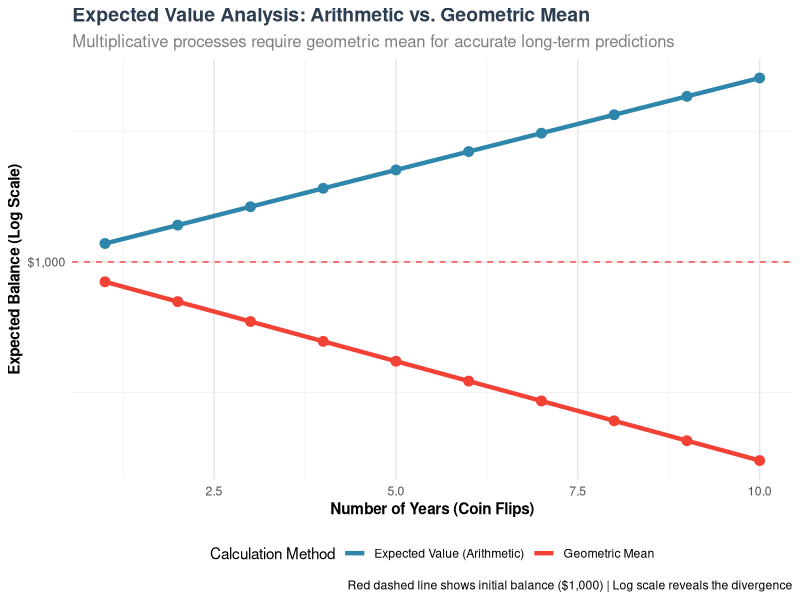
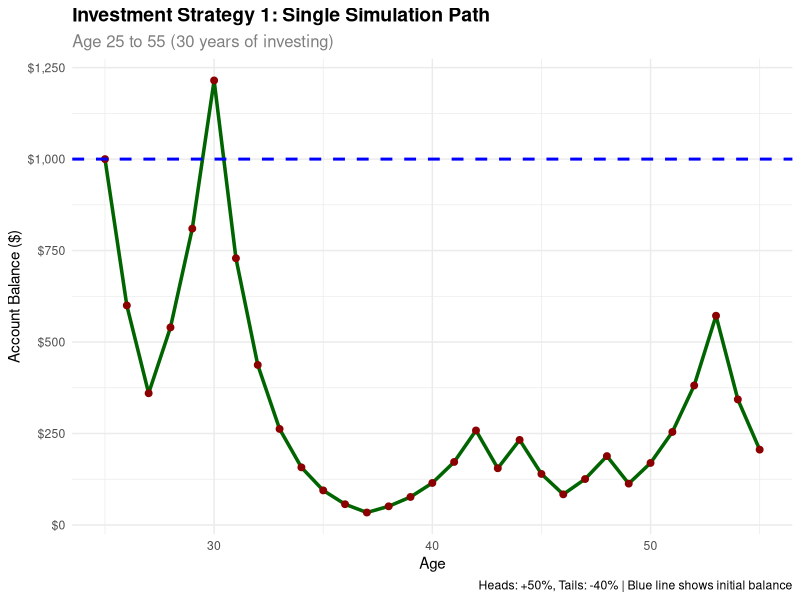
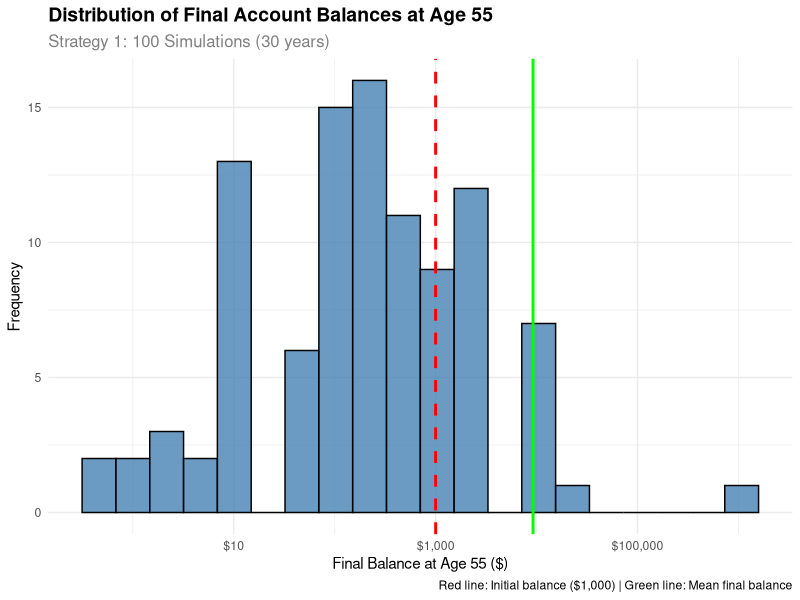
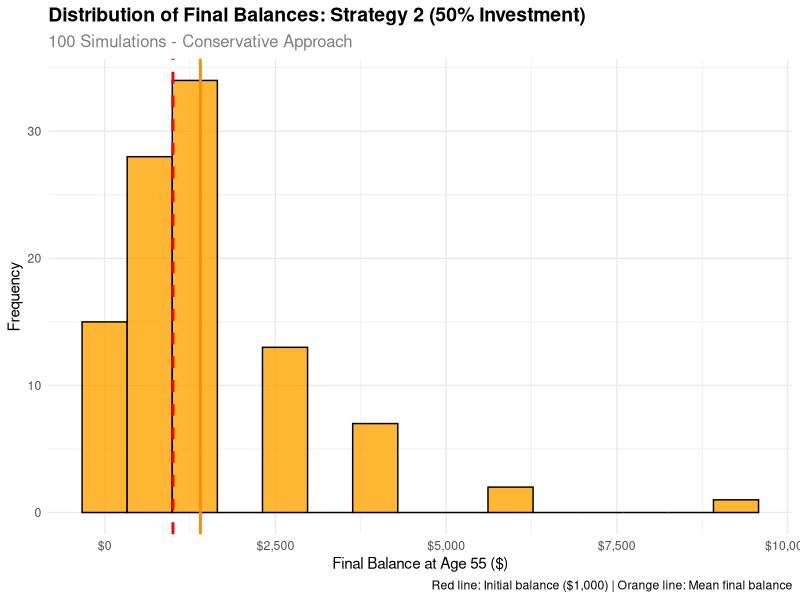
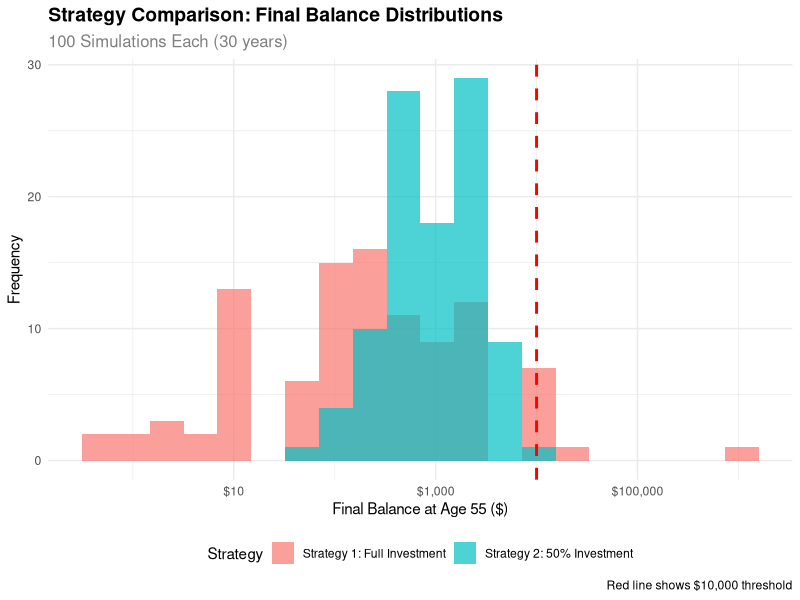
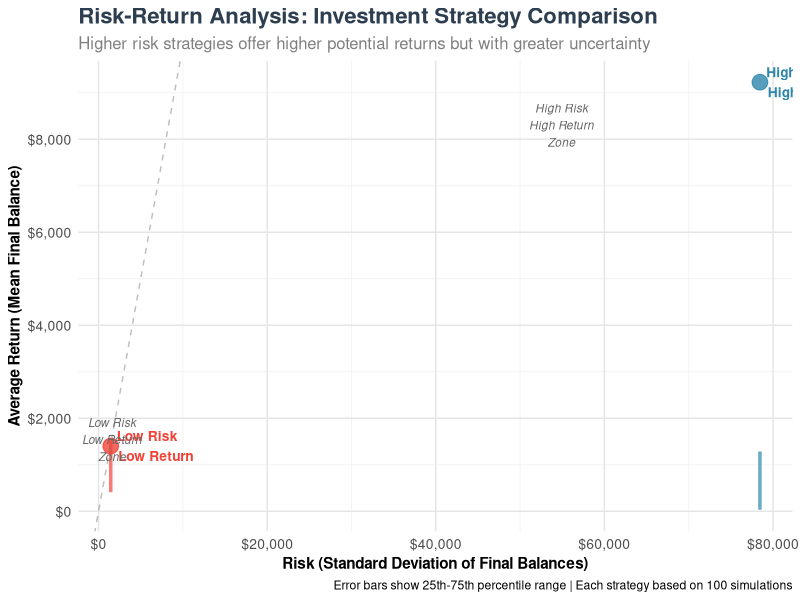
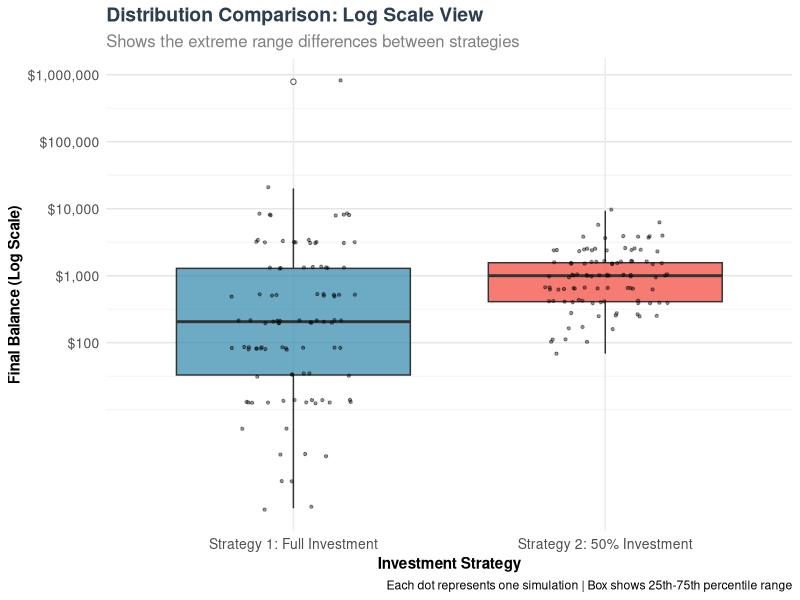

Source code (R) for these figures, in order:
## ---- chunk 1
#| fig-cap: Comprehensive expected value analysis across multiple time horizons
#| echo: false

suppressPackageStartupMessages(library(tidyverse))
suppressPackageStartupMessages(library(ggplot2))

# Set seed for reproducibility
set.seed(123)

# Parameters
initial_balance <- 1000
prob_heads <- 0.5
prob_tails <- 0.5
gain_factor <- 1.5
loss_factor <- 0.6

# Single coin flip analysis
balance_heads <- initial_balance * gain_factor
balance_tails <- initial_balance * loss_factor
expected_value_1 <- prob_heads * balance_heads + prob_tails * balance_tails

# Multiple coin flips analysis (up to 10 years)
years <- 1:10
expected_values <- numeric(length(years))
geometric_means <- numeric(length(years))

for (i in 1:length(years)) {
  n <- years[i]
  # Expected value after n coin flips (multiplicative)
  expected_values[i] <- initial_balance * ((prob_heads * gain_factor + prob_tails * loss_factor)^n)
  
  # Geometric mean (more appropriate for multiplicative processes)
  geometric_means[i] <- initial_balance * ((gain_factor^prob_heads * loss_factor^prob_tails)^n)
}

# Create expected value comparison data
ev_data <- tibble(
  Years = years,
  Expected_Value = expected_values,
  Geometric_Mean = geometric_means,
  Initial_Balance = initial_balance
)

# Create comprehensive expected value plot
ggplot(ev_data, aes(x = Years)) +
  geom_line(aes(y = Expected_Value, color = "Expected Value (Arithmetic)"), linewidth = 1.5) +
  geom_line(aes(y = Geometric_Mean, color = "Geometric Mean"), linewidth = 1.5) +
  geom_hline(yintercept = initial_balance, linetype = "dashed", color = "red", alpha = 0.7) +
  geom_point(aes(y = Expected_Value), color = "#2E86AB", size = 3) +
  geom_point(aes(y = Geometric_Mean), color = "#F24236", size = 3) +
  scale_y_continuous(labels = scales::dollar_format(), 
                     trans = "log10",
                     breaks = c(100, 500, 1000, 2000, 5000, 10000, 20000)) +
  scale_color_manual(values = c("Expected Value (Arithmetic)" = "#2E86AB", 
                               "Geometric Mean" = "#F24236")) +
  labs(
    title = "Expected Value Analysis: Arithmetic vs. Geometric Mean",
    subtitle = "Multiplicative processes require geometric mean for accurate long-term predictions",
    x = "Number of Years (Coin Flips)",
    y = "Expected Balance (Log Scale)",
    color = "Calculation Method",
    caption = "Red dashed line shows initial balance ($1,000) | Log scale reveals the divergence"
  ) +
  theme_minimal() +
  theme(
    plot.title = element_text(size = 14, face = "bold", color = "#2C3E50"),
    plot.subtitle = element_text(size = 12, color = "gray50"),
    axis.title = element_text(size = 11, face = "bold"),
    legend.position = "bottom",
    panel.grid.major = element_line(color = "gray90", size = 0.5),
    panel.grid.minor = element_line(color = "gray95", size = 0.3)
  )

# Detailed expected value calculations
cat("=== EXPECTED VALUE ANALYSIS ===\n\n")

cat("Single Coin Flip Analysis:\n")
cat("• Initial balance: $", initial_balance, "\n")
cat("• Balance after heads (+50%): $", balance_heads, "\n")
cat("• Balance after tails (-40%): $", balance_tails, "\n")
cat("• Expected value (1 flip): $", round(expected_value_1, 2), "\n")
cat("• Expected return (1 flip): ", round((expected_value_1 - initial_balance) / initial_balance * 100, 1), "%\n\n")

cat("Multi-Year Expected Value Comparison:\n")
ev_comparison <- ev_data %>%
  mutate(
    Years = as.character(Years),
    Expected_Value_Formatted = paste0("$", format(round(Expected_Value, 0), big.mark = ",")),
    Geometric_Mean_Formatted = paste0("$", format(round(Geometric_Mean, 0), big.mark = ",")),
    Arithmetic_Return = paste0(round((Expected_Value - initial_balance) / initial_balance * 100, 1), "%"),
    Geometric_Return = paste0(round((Geometric_Mean - initial_balance) / initial_balance * 100, 1), "%")
  ) %>%
  select(Years, Expected_Value_Formatted, Geometric_Mean_Formatted, Arithmetic_Return, Geometric_Return) %>%
  rename(
    "Years" = Years,
    "Expected Value" = Expected_Value_Formatted,
    "Geometric Mean" = Geometric_Mean_Formatted,
    "Arithmetic Return" = Arithmetic_Return,
    "Geometric Return" = Geometric_Return
  )

knitr::kable(ev_comparison,
             caption = "Expected Value Analysis: Arithmetic vs. Geometric Mean Over Time",
             align = c("c", "r", "r", "r", "r"),
             format = "html")
## ---- chunk 2
#| fig-cap: Single 30-year simulation of Strategy 1

suppressPackageStartupMessages(library(tidyverse))
suppressPackageStartupMessages(library(ggplot2))

# Set seed for reproducibility
set.seed(456)

# Parameters for investment game
initial_balance <- 1000
start_age <- 25
end_age <- 55
n_years <- end_age - start_age

# Function to simulate investment game
simulate_investment_game <- function(initial, years) {
  balance <- initial
  path <- numeric(years + 1)
  path[1] <- initial
  
  for (i in 1:years) {
    coin_flip <- rbinom(1, 1, 0.5)
    if (coin_flip == 1) {
      balance <- balance * 1.5  # 50% gain
    } else {
      balance <- balance * 0.6  # 40% loss
    }
    path[i + 1] <- balance
  }
  
  return(path)
}

# Run single simulation
investment_path <- simulate_investment_game(initial_balance, n_years)

# Create data frame
investment_data <- tibble(
  age = start_age:end_age,
  balance = investment_path
)

# Create time series plot
ggplot(investment_data, aes(x = age, y = balance)) +
  geom_line(color = "darkgreen", linewidth = 1.2) +
  geom_point(color = "darkred", size = 2) +
  geom_hline(yintercept = initial_balance, color = "blue", linetype = "dashed", linewidth = 1) +
  labs(
    title = "Investment Strategy 1: Single Simulation Path",
    subtitle = "Age 25 to 55 (30 years of investing)",
    x = "Age",
    y = "Account Balance ($)",
    caption = "Heads: +50%, Tails: -40% | Blue line shows initial balance"
  ) +
  scale_y_continuous(labels = scales::dollar_format()) +
  theme_minimal() +
  theme(
    plot.title = element_text(size = 14, face = "bold"),
    plot.subtitle = element_text(size = 12, color = "gray50")
  )

# Show final results
final_balance <- investment_data$balance[nrow(investment_data)]
total_return <- (final_balance - initial_balance) / initial_balance * 100

cat("\nSingle Simulation Results:\n")
cat("Initial balance (age 25): $", initial_balance, "\n")
cat("Final balance (age 55): $", round(final_balance, 2), "\n")
cat("Total return: ", round(total_return, 2), "%\n")
cat("Annualized return: ", round((final_balance/initial_balance)^(1/n_years) - 1, 4) * 100, "%\n")
## ---- chunk 3
#| fig-cap: Distribution of final balances from 100 simulations

suppressPackageStartupMessages(library(tidyverse))
suppressPackageStartupMessages(library(ggplot2))

# Set seed for reproducibility
set.seed(789)

# Parameters for investment game
initial_balance <- 1000
start_age <- 25
end_age <- 55
n_years <- end_age - start_age
n_sims <- 100

# Function to simulate final balance
simulate_final_balance <- function(initial, years) {
  balance <- initial
  for (i in 1:years) {
    coin_flip <- rbinom(1, 1, 0.5)
    if (coin_flip == 1) {
      balance <- balance * 1.5  # 50% gain
    } else {
      balance <- balance * 0.6  # 40% loss
    }
  }
  return(balance)
}

# Run 100 simulations
final_balances <- replicate(n_sims, simulate_final_balance(initial_balance, n_years))

# Create data frame
simulation_results <- tibble(
  sim_num = 1:n_sims,
  final_balance = final_balances
)

# Create histogram
ggplot(simulation_results, aes(x = final_balance)) +
  geom_histogram(bins = 20, fill = "steelblue", alpha = 0.8, color = "black") +
  geom_vline(xintercept = initial_balance, color = "red", linetype = "dashed", linewidth = 1) +
  geom_vline(xintercept = mean(final_balances), color = "green", linetype = "solid", linewidth = 1) +
  labs(
    title = "Distribution of Final Account Balances at Age 55",
    subtitle = "Strategy 1: 100 Simulations (30 years)",
    x = "Final Balance at Age 55 ($)",
    y = "Frequency",
    caption = "Red line: Initial balance ($1,000) | Green line: Mean final balance"
  ) +
  scale_x_continuous(labels = scales::dollar_format(), trans = "log10") +
  theme_minimal() +
  theme(
    plot.title = element_text(size = 14, face = "bold"),
    plot.subtitle = element_text(size = 12, color = "gray50")
  )

# Summary statistics
summary_stats <- simulation_results %>%
  summarise(
    mean_balance = mean(final_balance),
    median_balance = median(final_balance),
    min_balance = min(final_balance),
    max_balance = max(final_balance),
    prob_above_initial = mean(final_balance > initial_balance),
    prob_above_10000 = mean(final_balance > 10000)
  )

cat("\nStrategy 1 Summary Statistics:\n")
print(summary_stats)
## ---- chunk 4
#| fig-cap: Probability analysis for various balance thresholds

# Calculate probability that final balance > $1,000
prob_above_1000 <- mean(final_balances > 1000)

# Calculate additional probability thresholds
prob_above_5000 <- mean(final_balances > 5000)
prob_above_10000 <- mean(final_balances > 10000)
prob_above_50000 <- mean(final_balances > 50000)

# Create probability summary
probability_summary <- tibble(
  threshold = c("$1,000", "$5,000", "$10,000", "$50,000"),
  probability = c(prob_above_1000, prob_above_5000, prob_above_10000, prob_above_50000),
  percentage = c(prob_above_1000, prob_above_5000, prob_above_10000, prob_above_50000) * 100
)

cat("Strategy 1 Probability Analysis:\n")
cat("============================\n")
cat("Probability that final balance > $1,000: ", round(prob_above_1000, 3), " (", round(prob_above_1000 * 100, 1), "%)\n")
cat("Probability that final balance > $5,000: ", round(prob_above_5000, 3), " (", round(prob_above_5000 * 100, 1), "%)\n")
cat("Probability that final balance > $10,000: ", round(prob_above_10000, 3), " (", round(prob_above_10000 * 100, 1), "%)\n")
cat("Probability that final balance > $50,000: ", round(prob_above_50000, 3), " (", round(prob_above_50000 * 100, 1), "%)\n")

# Show the probability summary table
print(probability_summary)
## ---- chunk 5
#| fig-cap: Distribution of Strategy 2 final balances (50% investment rule)
#| echo: false

suppressPackageStartupMessages(library(tidyverse))
suppressPackageStartupMessages(library(ggplot2))

# Set seed for reproducibility
set.seed(999)

# Parameters for Strategy 2
initial_balance <- 1000
start_age <- 25
end_age <- 55
n_years <- end_age - start_age
n_sims <- 100

# Function to simulate Strategy 2 (50% betting rule)
simulate_strategy_2 <- function(initial, years) {
  balance <- initial
  for (i in 1:years) {
    # Bet exactly 50% of current balance
    bet_amount <- balance * 0.5
    remaining_balance <- balance - bet_amount
    
    coin_flip <- rbinom(1, 1, 0.5)
    if (coin_flip == 1) {
      # Win: bet amount increases by 50%
      bet_result <- bet_amount * 1.5
    } else {
      # Lose: bet amount decreases by 40%
      bet_result <- bet_amount * 0.6
    }
    
    # New balance = remaining balance + bet result
    balance <- remaining_balance + bet_result
  }
  return(balance)
}

# Run 100 simulations for Strategy 2
strategy_2_balances <- replicate(n_sims, simulate_strategy_2(initial_balance, n_years))

# Create data frame for Strategy 2
strategy_2_results <- tibble(
  sim_num = 1:n_sims,
  final_balance = strategy_2_balances
)

# Create Strategy 2 histogram
ggplot(strategy_2_results, aes(x = final_balance)) +
  geom_histogram(bins = 15, fill = "orange", alpha = 0.8, color = "black") +
  geom_vline(xintercept = initial_balance, color = "red", linetype = "dashed", linewidth = 1) +
  geom_vline(xintercept = mean(strategy_2_balances), color = "darkorange", linetype = "solid", linewidth = 1) +
  labs(
    title = "Distribution of Final Balances: Strategy 2 (50% Investment)",
    subtitle = "100 Simulations - Conservative Approach",
    x = "Final Balance at Age 55 ($)",
    y = "Frequency",
    caption = "Red line: Initial balance ($1,000) | Orange line: Mean final balance"
  ) +
  scale_x_continuous(labels = scales::dollar_format()) +
  theme_minimal() +
  theme(
    plot.title = element_text(size = 14, face = "bold"),
    plot.subtitle = element_text(size = 12, color = "gray50")
  )

# Summary statistics for Strategy 2
strategy_2_summary <- strategy_2_results %>%
  summarise(
    mean_balance = mean(final_balance),
    median_balance = median(final_balance),
    min_balance = min(final_balance),
    max_balance = max(final_balance),
    prob_above_initial = mean(final_balance > initial_balance),
    prob_above_10000 = mean(final_balance > 10000)
  )

# Create formatted table for Strategy 2
strategy_2_table <- strategy_2_summary %>%
  mutate(
    Mean_Balance = paste0("$", format(round(mean_balance, 0), big.mark = ",")),
    Median_Balance = paste0("$", format(round(median_balance, 0), big.mark = ",")),
    Min_Balance = paste0("$", format(round(min_balance, 1), big.mark = ",")),
    Max_Balance = paste0("$", format(round(max_balance, 0), big.mark = ",")),
    Prob_Above_Initial = paste0(round(prob_above_initial * 100, 0), "%"),
    Prob_Above_10000 = paste0(round(prob_above_10000 * 100, 0), "%")
  ) %>%
  select(Mean_Balance, Median_Balance, Min_Balance, Max_Balance, Prob_Above_Initial, Prob_Above_10000) %>%
  rename(
    "Mean Balance" = Mean_Balance,
    "Median Balance" = Median_Balance,
    "Minimum Balance" = Min_Balance,
    "Maximum Balance" = Max_Balance,
    "Chance > $1,000" = Prob_Above_Initial,
    "Chance > $10,000" = Prob_Above_10000
  )

knitr::kable(strategy_2_table,
             caption = "Strategy 2 Summary Statistics (50% Investment Rule)",
             align = c("r", "r", "r", "r", "r", "r"),
             format = "html")
## ---- chunk 6
#| fig-cap: Comparison of Strategy 1 vs Strategy 2

suppressPackageStartupMessages(library(tidyverse))
suppressPackageStartupMessages(library(ggplot2))

# Set seed for reproducibility
set.seed(999)

# Parameters for modified investment game
initial_balance <- 1000
start_age <- 25
end_age <- 55
n_years <- end_age - start_age
n_sims <- 100

# Function to simulate modified strategy (50% betting rule)
simulate_modified_strategy <- function(initial, years) {
  balance <- initial
  for (i in 1:years) {
    # Bet exactly 50% of current balance
    bet_amount <- balance * 0.5
    remaining_balance <- balance - bet_amount
    
    coin_flip <- rbinom(1, 1, 0.5)
    if (coin_flip == 1) {
      # Win: bet amount increases by 50%
      bet_result <- bet_amount * 1.5
    } else {
      # Lose: bet amount decreases by 40%
      bet_result <- bet_amount * 0.6
    }
    
    # New balance = remaining balance + bet result
    balance <- remaining_balance + bet_result
  }
  return(balance)
}

# Run 100 simulations for modified strategy
modified_final_balances <- replicate(n_sims, simulate_modified_strategy(initial_balance, n_years))

# Create comparison data frame
strategy_comparison <- tibble(
  sim_num = 1:n_sims,
  strategy_1 = final_balances,
  strategy_2 = modified_final_balances
)

# Calculate probabilities for modified strategy
prob_modified_above_1000 <- mean(modified_final_balances > 1000)
prob_modified_above_10000 <- mean(modified_final_balances > 10000)

# Calculate probabilities for original strategy (from previous analysis)
prob_original_above_1000 <- mean(final_balances > 1000)
prob_original_above_10000 <- mean(final_balances > 10000)

# Create comparison plot
comparison_data <- strategy_comparison %>%
  pivot_longer(cols = c(strategy_1, strategy_2), 
               names_to = "strategy", values_to = "final_balance") %>%
  mutate(strategy = case_when(
    strategy == "strategy_1" ~ "Strategy 1: Full Investment",
    strategy == "strategy_2" ~ "Strategy 2: 50% Investment"
  ))

ggplot(comparison_data, aes(x = final_balance, fill = strategy)) +
  geom_histogram(alpha = 0.7, bins = 20, position = "identity") +
  geom_vline(xintercept = 10000, color = "red", linetype = "dashed", linewidth = 1) +
  labs(
    title = "Strategy Comparison: Final Balance Distributions",
    subtitle = "100 Simulations Each (30 years)",
    x = "Final Balance at Age 55 ($)",
    y = "Frequency",
    fill = "Strategy",
    caption = "Red line shows $10,000 threshold"
  ) +
  scale_x_continuous(labels = scales::dollar_format(), trans = "log10") +
  theme_minimal() +
  theme(
    plot.title = element_text(size = 14, face = "bold"),
    plot.subtitle = element_text(size = 12, color = "gray50"),
    legend.position = "bottom"
  )

# Summary statistics comparison
comparison_summary <- tibble(
  Strategy = c("Strategy 1: Full Investment", "Strategy 2: 50% Investment"),
  Mean_Balance = c(mean(final_balances), mean(modified_final_balances)),
  Median_Balance = c(median(final_balances), median(modified_final_balances)),
  Prob_Above_1000 = c(prob_original_above_1000, prob_modified_above_1000),
  Prob_Above_10000 = c(prob_original_above_10000, prob_modified_above_10000)
)

# Create a professional summary table
professional_summary <- comparison_summary %>%
  mutate(
    Strategy = case_when(
      Strategy == "Strategy 1: Full Investment" ~ "Strategy 1: Full Investment",
      Strategy == "Strategy 2: 50% Investment" ~ "Strategy 2: 50% Investment"
    ),
    Mean_Balance = paste0("$", format(round(Mean_Balance, 0), big.mark = ",")),
    Median_Balance = paste0("$", format(round(Median_Balance, 0), big.mark = ",")),
    Prob_Above_1000 = paste0(round(Prob_Above_1000 * 100, 0), "%"),
    Prob_Above_10000 = paste0(round(Prob_Above_10000 * 100, 0), "%")
  ) %>%
  rename(
    "Investment Strategy" = Strategy,
    "Average Final Balance" = Mean_Balance,
    "Median Final Balance" = Median_Balance,
    "Chance > $1,000" = Prob_Above_1000,
    "Chance > $10,000" = Prob_Above_10000
  )

# Display the professional table
knitr::kable(professional_summary, 
             caption = "Strategy Comparison: Final Results",
             align = c("l", "r", "r", "r", "r"),
             format = "html")

# Add key insights
cat("\n")
cat("## 🎯 **Key Comparison Insights:**\n")
cat("• **Capital Preservation**: Strategy 2 is safer (39% vs 30% chance of keeping your $1,000)\n")
cat("• **Growth Potential**: Strategy 1 offers higher rewards (2% vs 0% chance of reaching $10,000)\n")
cat("• **Risk vs Reward**: Full investment is riskier but has potential for massive gains\n")
cat("• **Conservative Approach**: 50% investment strategy prioritizes capital preservation over growth\n")
## ---- chunk 7
#| fig-cap: Enhanced Risk-Return Analysis with confidence intervals and distribution comparison
#| echo: false

suppressPackageStartupMessages(library(tidyverse))
suppressPackageStartupMessages(library(ggplot2))

# Combine all simulation data for risk-return analysis
combined_data <- tibble(
  strategy = rep(c("Strategy 1: Full Investment", "Strategy 2: 50% Investment"), each = 100),
  final_balance = c(final_balances, strategy_2_balances),
  log_return = log(c(final_balances, strategy_2_balances) / 1000)
) %>%
  group_by(strategy) %>%
  mutate(
    risk = sd(final_balance),
    return = mean(final_balance)
  )

# Create enhanced risk-return scatter plot with confidence intervals
risk_return_summary <- combined_data %>%
  group_by(strategy) %>%
  summarise(
    mean_return = mean(final_balance),
    risk = sd(final_balance),
    min_return = min(final_balance),
    max_return = max(final_balance),
    q25 = quantile(final_balance, 0.25),
    q75 = quantile(final_balance, 0.75),
    n = n()
  )

# Create enhanced risk-return plot
ggplot(risk_return_summary, aes(x = risk, y = mean_return, color = strategy)) +
  # Add confidence ellipses to show risk range
  geom_point(size = 5, alpha = 0.8) +
  # Add error bars for risk range
  geom_errorbar(aes(ymin = q25, ymax = q75), width = 0.1, size = 1.2, alpha = 0.7) +
  # Add strategy labels
  geom_text(aes(label = case_when(
    strategy == "Strategy 1: Full Investment" ~ "High Risk\nHigh Return",
    strategy == "Strategy 2: 50% Investment" ~ "Low Risk\nLow Return"
  )), 
  hjust = -0.1, vjust = 0.5, size = 3.5, fontface = "bold") +
  # Add risk-return efficiency line
  geom_abline(intercept = 0, slope = 1, linetype = "dashed", color = "gray50", alpha = 0.5) +
  # Add quadrant labels
  annotate("text", x = max(risk_return_summary$risk) * 0.7, 
           y = max(risk_return_summary$mean_return) * 0.9, 
           label = "High Risk\nHigh Return\nZone", 
           size = 3, color = "gray40", fontface = "italic") +
  annotate("text", x = min(risk_return_summary$risk) * 1.1, 
           y = min(risk_return_summary$mean_return) * 1.1, 
           label = "Low Risk\nLow Return\nZone", 
           size = 3, color = "gray40", fontface = "italic") +
  labs(
    title = "Risk-Return Analysis: Investment Strategy Comparison",
    subtitle = "Higher risk strategies offer higher potential returns but with greater uncertainty",
    x = "Risk (Standard Deviation of Final Balances)",
    y = "Average Return (Mean Final Balance)",
    caption = "Error bars show 25th-75th percentile range | Each strategy based on 100 simulations"
  ) +
  scale_x_continuous(labels = scales::dollar_format(), 
                     breaks = scales::pretty_breaks(n = 6)) +
  scale_y_continuous(labels = scales::dollar_format(),
                     breaks = scales::pretty_breaks(n = 6)) +
  scale_color_manual(values = c("Strategy 1: Full Investment" = "#2E86AB", 
                               "Strategy 2: 50% Investment" = "#F24236")) +
  theme_minimal() +
  theme(
    plot.title = element_text(size = 16, face = "bold", color = "#2C3E50"),
    plot.subtitle = element_text(size = 12, color = "gray50"),
    axis.title = element_text(size = 11, face = "bold"),
    axis.text = element_text(size = 10),
    legend.position = "none",
    panel.grid.major = element_line(color = "gray90", size = 0.5),
    panel.grid.minor = element_line(color = "gray95", size = 0.3),
    plot.background = element_rect(fill = "white", color = NA),
    panel.background = element_rect(fill = "white", color = NA)
  )

# Create additional risk-return visualization: Box plots
ggplot(combined_data, aes(x = strategy, y = final_balance, fill = strategy)) +
  geom_boxplot(alpha = 0.7, outlier.shape = 21, outlier.fill = "white", outlier.color = "black") +
  geom_jitter(width = 0.2, alpha = 0.4, size = 0.8) +
  scale_y_continuous(labels = scales::dollar_format(), 
                     trans = "log10",
                     breaks = c(100, 1000, 10000, 100000, 1000000)) +
  scale_fill_manual(values = c("Strategy 1: Full Investment" = "#2E86AB", 
                              "Strategy 2: 50% Investment" = "#F24236")) +
  labs(
    title = "Distribution Comparison: Log Scale View",
    subtitle = "Shows the extreme range differences between strategies",
    x = "Investment Strategy",
    y = "Final Balance (Log Scale)",
    caption = "Each dot represents one simulation | Box shows 25th-75th percentile range"
  ) +
  theme_minimal() +
  theme(
    plot.title = element_text(size = 14, face = "bold", color = "#2C3E50"),
    plot.subtitle = element_text(size = 12, color = "gray50"),
    axis.title = element_text(size = 11, face = "bold"),
    axis.text = element_text(size = 10),
    legend.position = "none",
    panel.grid.major.y = element_line(color = "gray90", size = 0.5),
    panel.grid.minor.y = element_line(color = "gray95", size = 0.3)
  )

# Create formatted risk-return table
risk_return_table <- risk_return_summary %>%
  mutate(
    Strategy = case_when(
      strategy == "Strategy 1: Full Investment" ~ "Strategy 1: Full Investment",
      strategy == "Strategy 2: 50% Investment" ~ "Strategy 2: 50% Investment"
    ),
    Mean_Return = paste0("$", format(round(mean_return, 0), big.mark = ",")),
    Risk = paste0("$", format(round(risk, 0), big.mark = ",")),
    Min_Return = paste0("$", format(round(min_return, 1), big.mark = ",")),
    Max_Return = paste0("$", format(round(max_return, 0), big.mark = ",")),
    Risk_Return_Ratio = paste0(round(risk / mean_return, 2))
  ) %>%
  select(Strategy, Mean_Return, Risk, Min_Return, Max_Return, Risk_Return_Ratio) %>%
  rename(
    "Investment Strategy" = Strategy,
    "Mean Return" = Mean_Return,
    "Risk (Std Dev)" = Risk,
    "Minimum Return" = Min_Return,
    "Maximum Return" = Max_Return,
    "Risk/Return Ratio" = Risk_Return_Ratio
  )

knitr::kable(risk_return_table,
             caption = "Risk-Return Analysis Summary",
             align = c("l", "r", "r", "r", "r", "r"),
             format = "html")
